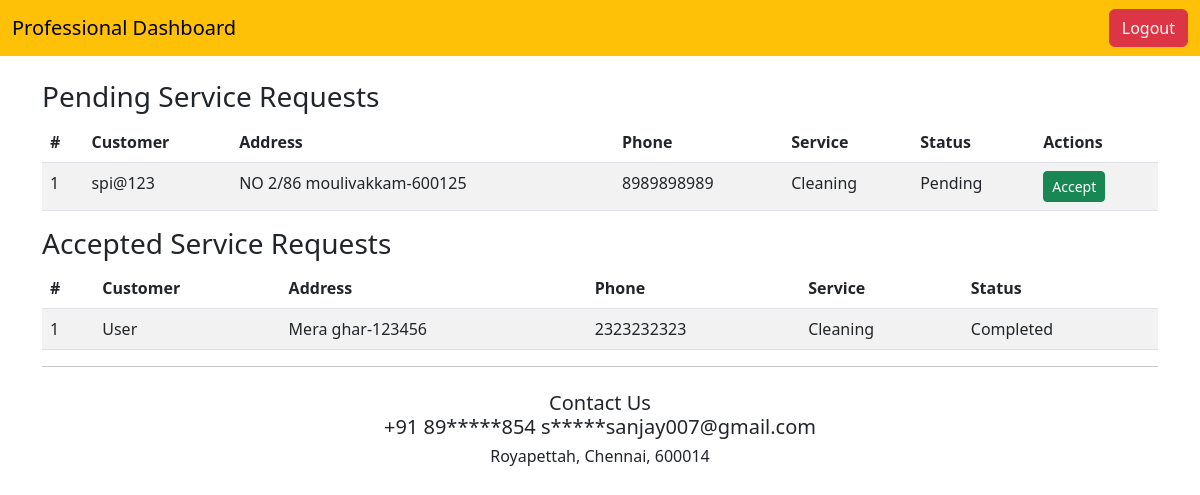
Page /professional-dashboard (signed in) on the committed database.
### models.py (models this page shows)
class ServiceRequest(db.Model):
    __tablename__ = 'service_requests'
    id = db.Column(db.Integer, primary_key=True)
    service_id = db.Column(db.Integer, db.ForeignKey('services.id', ondelete="CASCADE"), nullable=False)
    customer_id = db.Column(db.Integer, db.ForeignKey('customers.id', ondelete="CASCADE"), nullable=False)
    professional_id = db.Column(db.Integer, db.ForeignKey('professionals.id', ondelete="SET NULL"), nullable=True)
    status = db.Column(db.String, nullable=False, default='Pending')

class User(db.Model):
    __tablename__ = 'users'
    id = db.Column(db.Integer, primary_key=True)
    username = db.Column(db.String(32), nullable=False)
    email = db.Column(db.String(32), unique=True, nullable=False)
    password = db.Column(db.String(256), nullable=False)
    mobile_no = db.Column(db.String(15), nullable=True)
    address = db.Column(db.String(256), nullable=True)
    pincode = db.Column(db.String(10), nullable=True)
    role = db.Column(db.String(15), nullable=False)  # professional or customer
    active = db.Column(db.Boolean, default=False, nullable=False)
    professionals = db.relationship('Professional', backref='user', uselist=False, lazy=True, cascade="all, delete-orphan")
    customers = db.relationship('Customer', backref='user', uselist=False, lazy=True, cascade="all, delete-orphan")

class Customer(db.Model):
    __tablename__ = 'customers'
    id = db.Column(db.Integer, primary_key=True)
    user_id = db.Column(db.Integer, db.ForeignKey('users.id', ondelete="CASCADE"), nullable=False)
    address = db.Column(db.String(256), nullable=False)
    phone = db.Column(db.String(15), nullable=False)
    service_requests = db.relationship('ServiceRequest', backref='customer', lazy=True, cascade="all, delete-orphan")

class Service(db.Model):
    __tablename__ = 'services'
    id = db.Column(db.Integer, primary_key=True)
    name = db.Column(db.String(100), nullable=False)
    price = db.Column(db.Float, nullable=False)
    time_required = db.Column(db.String(50), nullable=False)
    description = db.Column(db.Text, nullable=False)
    professionals = db.relationship('Professional', backref='service', lazy=True, cascade="all, delete-orphan")
    service_requests = db.relationship('ServiceRequest', backref='service', lazy=True, cascade="all, delete-orphan")

### routes.py (the view)
@app.route('/professional-dashboard')
@role_required('professional')
def professional_dashboard():
    user_id = session['user_id']
    professional = Professional.query.filter_by(user_id=user_id).first()
    pending_requests = ServiceRequest.query.filter_by(service_id=professional.service_id, status='Pending').all()
    service_requests = ServiceRequest.query.filter_by(professional_id=professional.id).all()
    return render_template('professional_dashboard.html', requests=service_requests, pending_requests=pending_requests)

### routes.py (called while the page is built)
def role_required(role):
    def decorator(func):
        @wraps(func)
        def decorated_view(*args, **kwargs):
            if 'user_id' not in session or session.get('role') != role:
                flash('You are not authorized to access this page.', 'error')
                return redirect(url_for('home'))
            return func(*args, **kwargs)
        return decorated_view
    return decorator

### templates/professional_dashboard.html (shortened to what this page needs)
<!DOCTYPE html>
<html lang="en">
  <head>
    <link href="https://cdn.jsdelivr.net/npm/bootstrap@5.3.0-alpha1/dist/css/bootstrap.min.css" rel="stylesheet" />
  </head>
  <body>
    <nav class="navbar navbar-expand-lg navbar-warning bg-warning">
      <div class="container-fluid">
        <a class="navbar-brand" href="{{ url_for('professional_dashboard') }}">Professional Dashboard</a>
        <div class="d-flex">
          <a class="btn btn-danger" href="{{ url_for('logout') }}">Logout</a>
        </div>
      </div>
    </nav>
    <div class="container mt-4">
      <h3>Pending Service Requests</h3>
      <table class="table table-striped">
        <thead>
          <tr>
            <th>#</th>
            <th>Customer</th>
            <th>Address</th>
            <th>Phone</th>
            <th>Service</th>
            <th>Status</th>
            <th>Actions</th>
          </tr>
        </thead>
        <tbody>
          {% for request in pending_requests %}
            <tr>
              <td>{{ loop.index }}</td>
              <td>{{ request.customer.user.username }}</td>
              <td>{{ request.customer.address }}-{{ request.customer.user.pincode }}</td>
              <td>{{ request.customer.user.mobile_no }}</td>
              <td>{{ request.service.name }}</td>
              <td>{{ request.status }}</td>
              <td>
                {% if request.status == 'Pending' %}
                  <form action="{{ url_for('accept_request', request_id=request.id) }}" method="POST" style="display:inline;">
                    <button type="submit" class="btn btn-success btn-sm">Accept</button>
                  </form>
                {% endif %}
              </td>
            </tr>
          {% endfor %}
        </tbody>
      </table>
      <h3>Accepted Service Requests</h3>
      <table class="table table-striped">
        <thead>
          <tr>
            <th>#</th>
            <th>Customer</th>
            <th>Address</th>
            <th>Phone</th>
            <th>Service</th>
            <th>Status</th>
          </tr>
        </thead>
        <tbody>
          {% for request in requests %}
            <tr>
              <td>{{ loop.index }}</td>
              <td>{{ request.customer.user.username }}</td>
              <td>{{ request.customer.address }}-{{ request.customer.user.pincode }}</td>
              <td>{{ request.customer.user.mobile_no }}</td>
              <td>{{ request.service.name }}</td>
              <td>{{ request.status }}</td>
            </tr>
          {% endfor %}
        </tbody>
      </table>
      <hr />
      <div class="text-center mt-4">
        <center>
          <h5>
            Contact Us
            <br />+91 89*****854 s*****sanjay007@gmail.com
          </h5>
          <h6>Royapettah, Chennai, 600014</h6>
        </center>
      </div>
    </div>
  </body>
</html>

### rows in the picture
ServiceRequest: customer.user.username "spi@123", customer.address "NO 2/86 moulivakkam", customer.user.pincode "600125", customer.user.mobile_no "8989898989", service.name "Cleaning", status "Pending"
ServiceRequest: customer.user.username "User", customer.address "Mera ghar", customer.user.pincode "123456", customer.user.mobile_no "2323232323", service.name "Cleaning", status "Completed"
